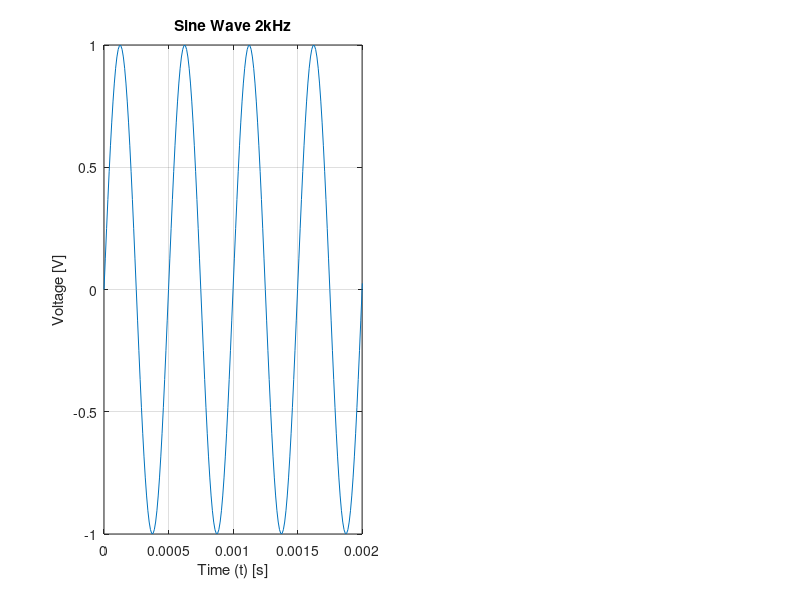

Here is the MATLAB script that generated this plot: (Note: this script raises an error after producing the figure.)
%Generating and plotting Sine wave
fs=100000;
t = 0:1/fs:0.05;
f = 2000;
w0 = 2*pi*f;
A = 1;
s = A*sin(w0*t);
subplot(1,2,1);
plot(t, s);
xlabel('Time (t) [s]');
ylabel('Voltage [V]');
title('Sine Wave 2kHz');
xlim([0,0.002]);
ylim([-1, 1]);
grid on;

%Implementing and plotting FFT
f_nyq=fs/2;
L=length(s);
s_fft=fft(s);
s_fft=2*abs(s_fft/L);
db_s_fft=db(s_fft);
db_s_fft=db_s_fft(1:L/2+1);
f_domain=linspace(0,f_nyq,L/2+1);
subplot(1,2,2);
plot(f_domain,db_s_fft);
xlabel("Frequency [Hz]");
ylabel("Amplitude [dB]");
title("FFT Spectrum");
xlim([1750,2250]);
ylim([-20,10]);
